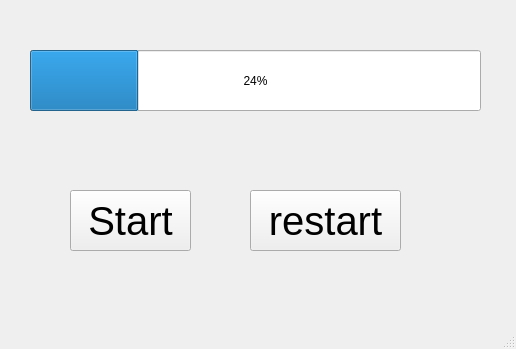
<?xml version="1.0" encoding="UTF-8"?>
<ui version="4.0">
 <class>MainWindow</class>
 <widget class="QMainWindow" name="MainWindow">
  <property name="geometry">
   <rect>
    <x>0</x>
    <y>0</y>
    <width>516</width>
    <height>349</height>
   </rect>
  </property>
  <property name="windowTitle">
   <string>MainWindow</string>
  </property>
  <widget class="QWidget" name="centralwidget">
   <widget class="QProgressBar" name="progressBar">
    <property name="geometry">
     <rect>
      <x>30</x>
      <y>50</y>
      <width>451</width>
      <height>61</height>
     </rect>
    </property>
    <property name="value">
     <number>24</number>
    </property>
   </widget>
   <widget class="QPushButton" name="pushButton">
    <property name="geometry">
     <rect>
      <x>70</x>
      <y>190</y>
      <width>121</width>
      <height>61</height>
     </rect>
    </property>
    <property name="font">
     <font>
      <pointsize>30</pointsize>
     </font>
    </property>
    <property name="text">
     <string>Start</string>
    </property>
   </widget>
   <widget class="QPushButton" name="pushButton_2">
    <property name="geometry">
     <rect>
      <x>250</x>
      <y>190</y>
      <width>151</width>
      <height>61</height>
     </rect>
    </property>
    <property name="font">
     <font>
      <pointsize>30</pointsize>
     </font>
    </property>
    <property name="text">
     <string>restart</string>
    </property>
   </widget>
  </widget>
  <widget class="QMenuBar" name="menubar">
   <property name="geometry">
    <rect>
     <x>0</x>
     <y>0</y>
     <width>516</width>
     <height>22</height>
    </rect>
   </property>
  </widget>
  <widget class="QStatusBar" name="statusbar"/>
 </widget>
 <resources/>
 <connections/>
</ui>
